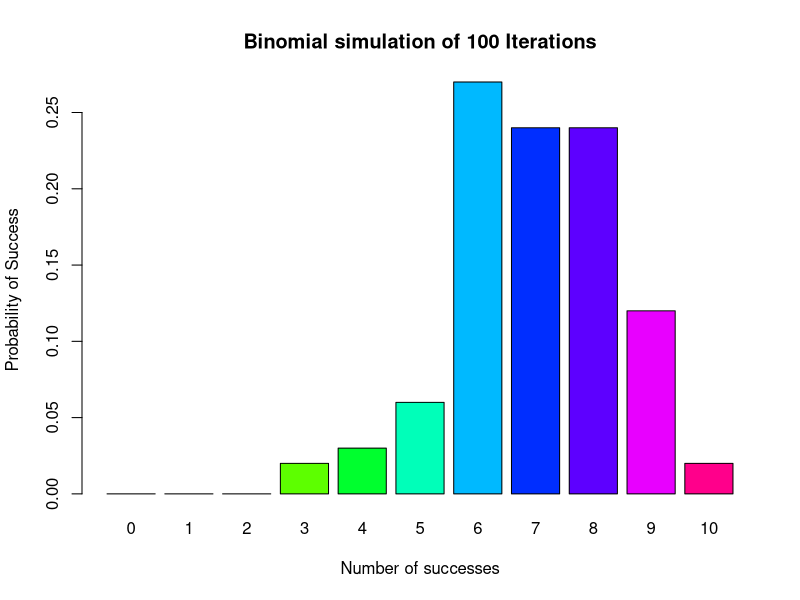
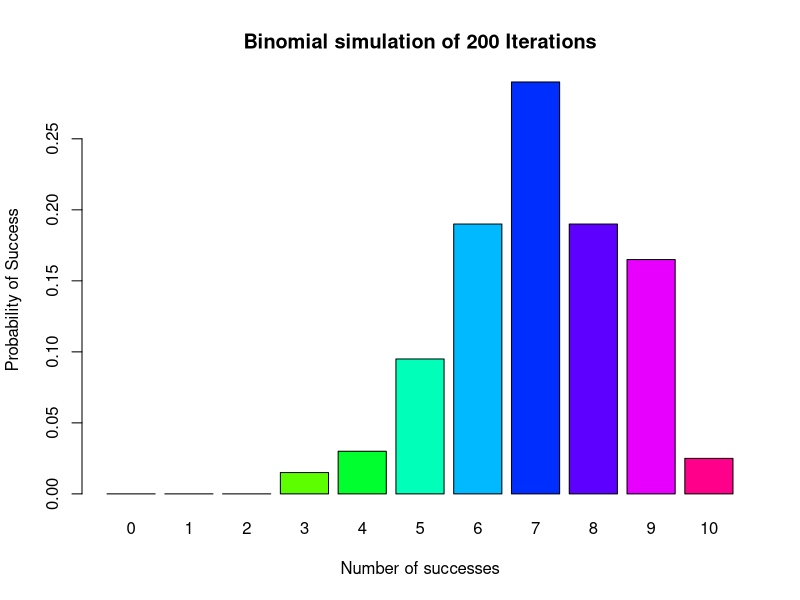
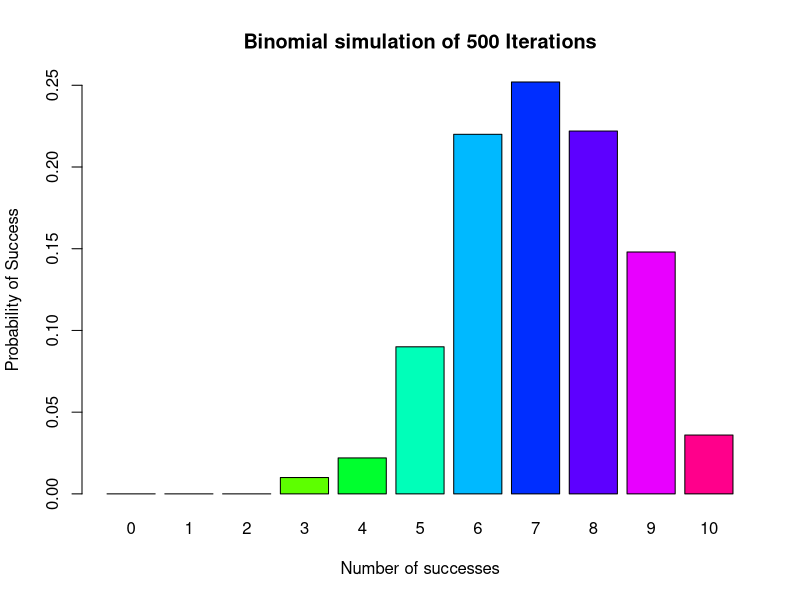
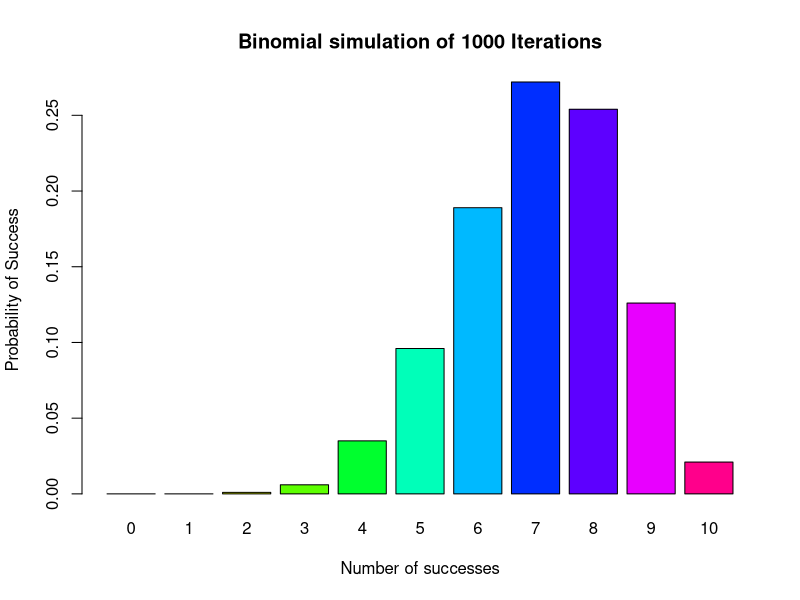
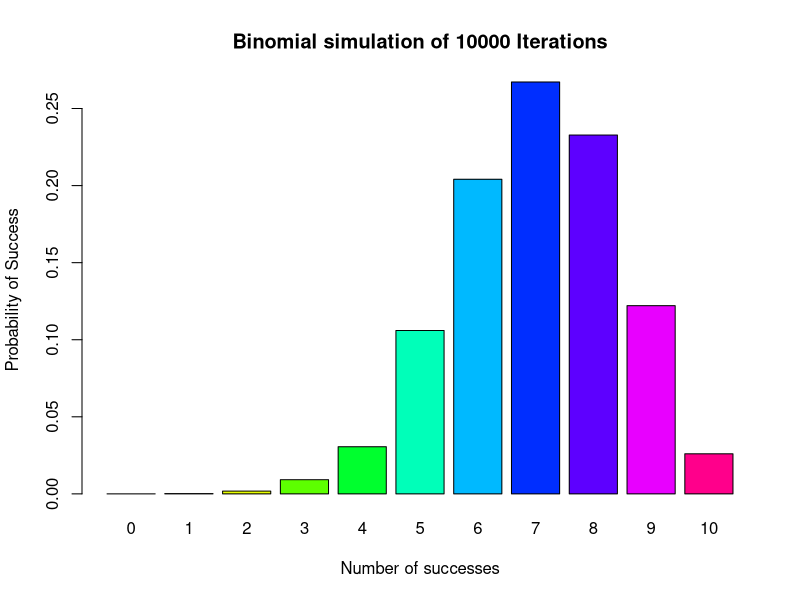
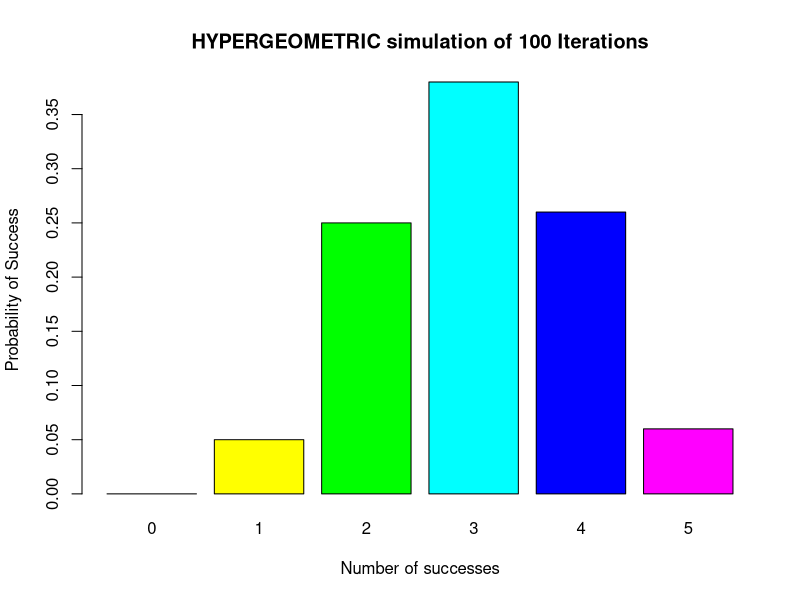
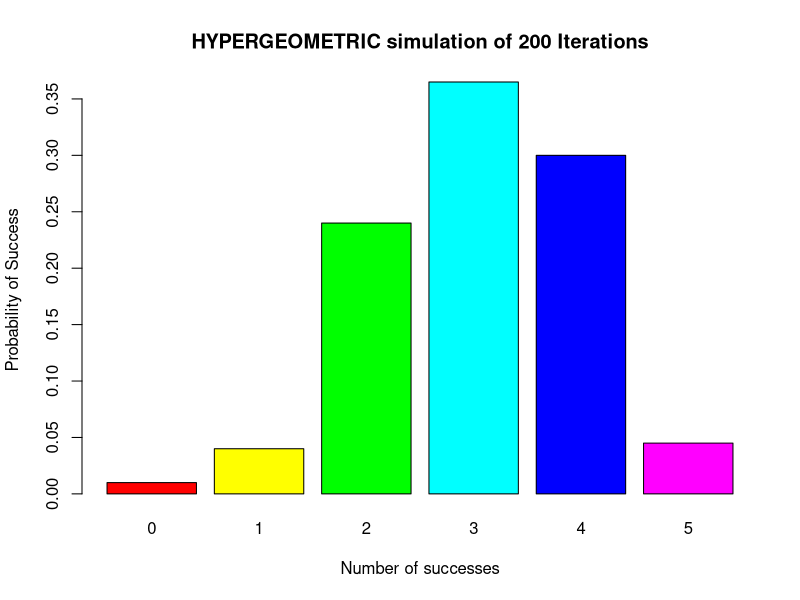
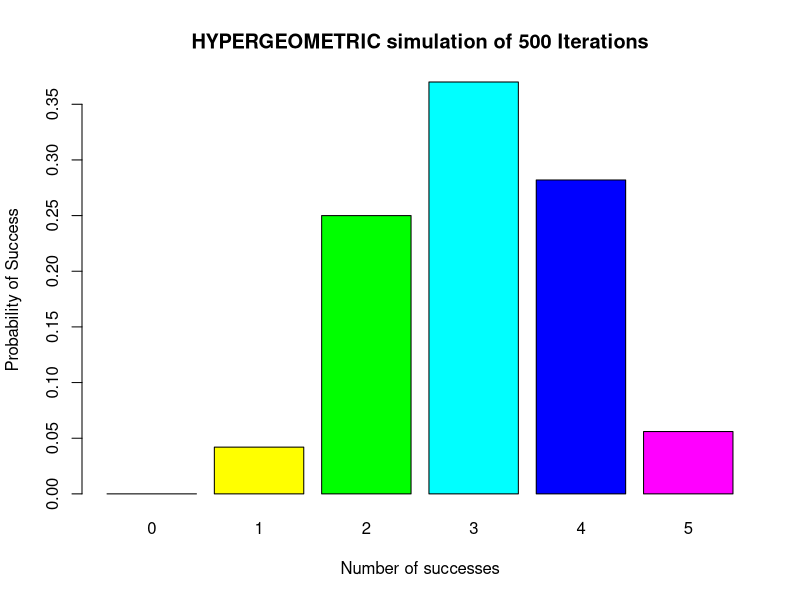

These figures' R source, in order:
## ---- chunk 1
knitr::opts_chunk$set(echo = TRUE)
## ---- chunk 2
getwd()
## ---- chunk 3
mybin = function(iter = 100, n = 10, p = 0.7){ 
  #make a matrix to hold the samples
  #initially filled with NA's
  sam.mat = matrix(NA, nr = n, nc = iter, byrow = TRUE)
  #Make a vector to hold the number of successes in each trial
  succ = c()
  for( i in 1:iter){
    #Fill each column with a new sample
    sam.mat[, i] = sample(c(1, 0), n, replace = TRUE, prob = c(p, 1-p))
    #Calculate a statistic from the sample (this case it is the sum)
    succ[i] = sum(sam.mat[, i])
  }
  #Make a table of successes
  succ.tab = table(factor(succ, levels = 0:n))
  #Make a barplot of the proportions
  barplot(succ.tab / (iter), col = rainbow(n+1), 
          main = sprintf("Binomial simulation of %d Iterations", iter), 
          xlab = "Number of successes", ylab = "Probability of Success")
  succ.tab / iter
}
mybin(iter = 100,   n = 10, p = 0.7)
mybin(iter = 200,   n = 10, p = 0.7)
mybin(iter = 500,   n = 10, p = 0.7)
mybin(iter = 1000,  n = 10, p = 0.7)
mybin(iter = 10000, n = 10, p = 0.7)
## ---- chunk 4
dbinom(x = 0:10, size = 10, prob = 0.7)
## ---- chunk 5
sample(rep(c(1,0),c(8,12)),5,replace=FALSE)
sample(rep(c(1,0),c(8,12)),5,replace=TRUE)
## ---- chunk 6
myhyper=function(iter=100,N=20,r=12,n=5){
  # make a matrix to hold the samples
  #initially filled with NA's
  sam.mat=matrix(NA,nr=n,nc=iter, byrow=TRUE)
  #Make a vector to hold the number of successes over the trials
  succ=c()
  for( i in 1:iter){
    #Fill each column with a new sample
    sam.mat[,i]=sample(rep(c(1,0),c(r,N-r)),n,replace=FALSE)
    #Calculate a statistic from the sample (this case it is the sum)
    succ[i]=sum(sam.mat[,i])
  }
  #Make a table of successes
  succ.tab=table(factor(succ,levels=0:n))
  #Make a barplot of the proportions
  barplot(succ.tab/(iter), col=rainbow(n+1), 
          main=sprintf("HYPERGEOMETRIC simulation of %d Iterations", iter), 
          xlab="Number of successes", ylab = "Probability of Success")
  succ.tab/iter
}
myhyper(iter=100,n=5, N=20,r=12)
myhyper(iter=200,n=5, N=20,r=12)
myhyper(iter=500,n=5, N=20,r=12)
myhyper(iter=1000,n=5, N=20,r=12)
myhyper(iter=10000,n=5, N=20,r=12)
## ---- chunk 7
dhyper(x=0:5, m=12, n=8, k=5)
## ---- chunk 8
mysample=function(n, iter=10,time=0.5){
  for( i in 1:iter){
    #make a sample
    s=sample(1:10,n,replace=TRUE)
    # turn the sample into a factor
    sf=factor(s,levels=1:10)
    #make a barplot
    barplot(table(sf)/n,beside=TRUE,col=rainbow(10), 
            main=paste("Example sample()", " iteration ", i, " n= ", n,sep="") ,
            ylim=c(0,0.2)
    )
    #release the table
    Sys.sleep(time)
  }
}
mysample(n=1000, iter=1, time=1)
## ---- chunk 9
choose(8,4)
## ---- chunk 10
ppois(4, lambda=2)
## ---- chunk 11
dnbinom(10,3,0.4)
## ---- chunk 12
sum(dbinom(0:8,15,0.4))
## ---- chunk 13
mynbin=function(y,r,p){
  num=1
  denum1=1
  denum2=1
  pr = 1
  tail = 1
  for(i in 1:(y-1)){
    num = num * i
  }
  for(i in 1:(r-1)){
    denum1 = denum1 * i
  }
  for(i in 1:((y-1)-(r-1))){
    denum2 = denum2 * i
  }
  for(i in 1:r){
    pr = pr * p
  }
  for(i in 1:(y-r)){
    tail = tail * (1-p)
  }
  num/denum1/denum2*pr*tail
}
mynbin(10,3,0.4)
